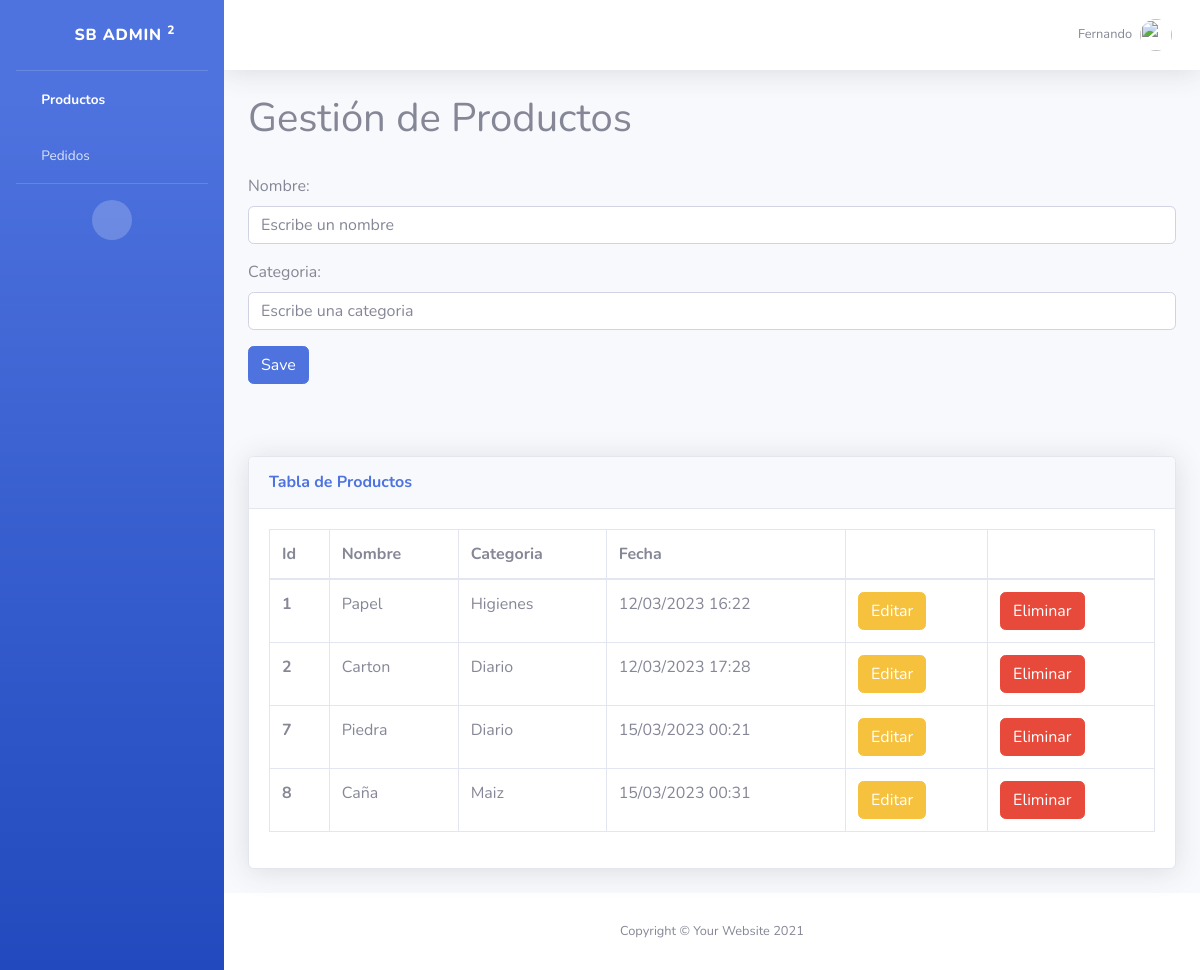
The page /dashboard/productos/ (signed in) on the database its author committed.
### dashboard/models.py (models this page shows, shortened)
class Producto(models.Model):
    nombre = models.CharField(max_length=50)
    categoria = models.CharField(max_length=50)
    fecha = models.DateTimeField(auto_now_add=True)

### dashboard/views.py (the view, shortened to what this page needs)
# urls.py: path('dashboard/productos/', views.productos, name='productos'),
@login_required
def productos(request):
    productos = Producto.objects.all()
    if request.method == 'GET':
        return render(request,'productos.html',{'name':request.user, 'form': ProductoForm, 'productos': productos})

### dashboard/templates/productos.html (shortened to what this page needs)
{% extends 'dashboard.html' %}
{% load static %}
{% block content %}
<li class="nav-item active">
    <a class="nav-link" href="/dashboard/productos">
        <i class="fas fa-fw fa-chart-area"></i>
        <span>Productos</span></a>
</li>
<li class="nav-item">
    <a class="nav-link" href="/dashboard/pedidos">
        <i class="fas fa-fw fa-table"></i>
        <span>Pedidos</span></a>
</li>
<hr class="sidebar-divider d-none d-md-block">
<div class="text-center d-none d-md-inline">
    <button class="rounded-circle border-0" id="sidebarToggle"></button>
</div>
</ul>
<div id="content-wrapper" class="d-flex flex-column">
<div id="content">
    <nav class="navbar navbar-expand navbar-light bg-white topbar mb-4 static-top shadow">
        <ul class="navbar-nav ml-auto">
            <li class="nav-item dropdown no-arrow">
                <a class="nav-link dropdown-toggle" href="#" id="userDropdown" role="button"
                    data-toggle="dropdown" aria-haspopup="true" aria-expanded="false">
                    <span class="mr-2 d-none d-lg-inline text-gray-600 small">{{name.username}}</span>
                    <img class="img-profile rounded-circle"
                        src="{% static 'dashboard/img/undraw_profile.svg' %}">
                </a>
            </li>
        </ul>
    </nav>
    <div class="container-fluid">
        <form action="/dashboard/productos/" method="POST">
            <h1>Gestión de Productos</h1>
            <br>
            {{form.as_p}}
            <button class="btn btn-primary">
                Save
            </button>
        </form>
        <br><br><br>
        <div class="card shadow mb-4">
            <div class="card-header py-3">
                <h6 class="m-0 font-weight-bold text-primary">Tabla de Productos</h6>
            </div>
            <div class="card-body">
                <div class="table-responsive">
                    <table class="table table-bordered" id="dataTable" width="100%" cellspacing="0">
                        <thead>
                            <tr>
                            <th scope="col">Id</th>
                            <th scope="col">Nombre</th>
                            <th scope="col">Categoria</th>
                            <th scope="col">Fecha</th>
                            <th scope="col"></th>
                            <th scope="col"></th>
                            </tr>
                        </thead>
                        <tbody>
                            {% for producto in productos %}
                            <tr>
                                <th scope="row">{{producto.id}}</th>
                                <td>{{producto.nombre}}</td>
                                <td>{{producto.categoria}}</td>
                                <td>{{producto.fecha|date:'j/m/Y H:i'}}</td>
                                <td>
                                    <a href="{% url 'editar_producto' producto.id %}">
                                        <button class="btn btn-warning">
                                            Editar
                                        </button>
                                    </a>
                                </td>
                                <td>
                                    <form action="{% url 'eliminar_producto' producto.id %}" method="POST">
                                        <button class="btn btn-danger">
                                            Eliminar
                                        </button>
                                    </form>
                                </td>
                            </tr>
                            {% endfor %}
                        </tbody>
                    </table>
                </div>
            </div>
        </div>
    </div>
{% endblock %}

### rows shown on the page
Producto: id "1", nombre "Papel", categoria "Higienes", fecha "12/03/2023 16:22"
Producto: id "2", nombre "Carton", categoria "Diario", fecha "12/03/2023 17:28"
Producto: id "7", nombre "Piedra", categoria "Diario", fecha "15/03/2023 00:21"
Producto: id "8", nombre "Caña", categoria "Maiz", fecha "15/03/2023 00:31"

### other values the page prints
{{ name.username }} "Fernando"
